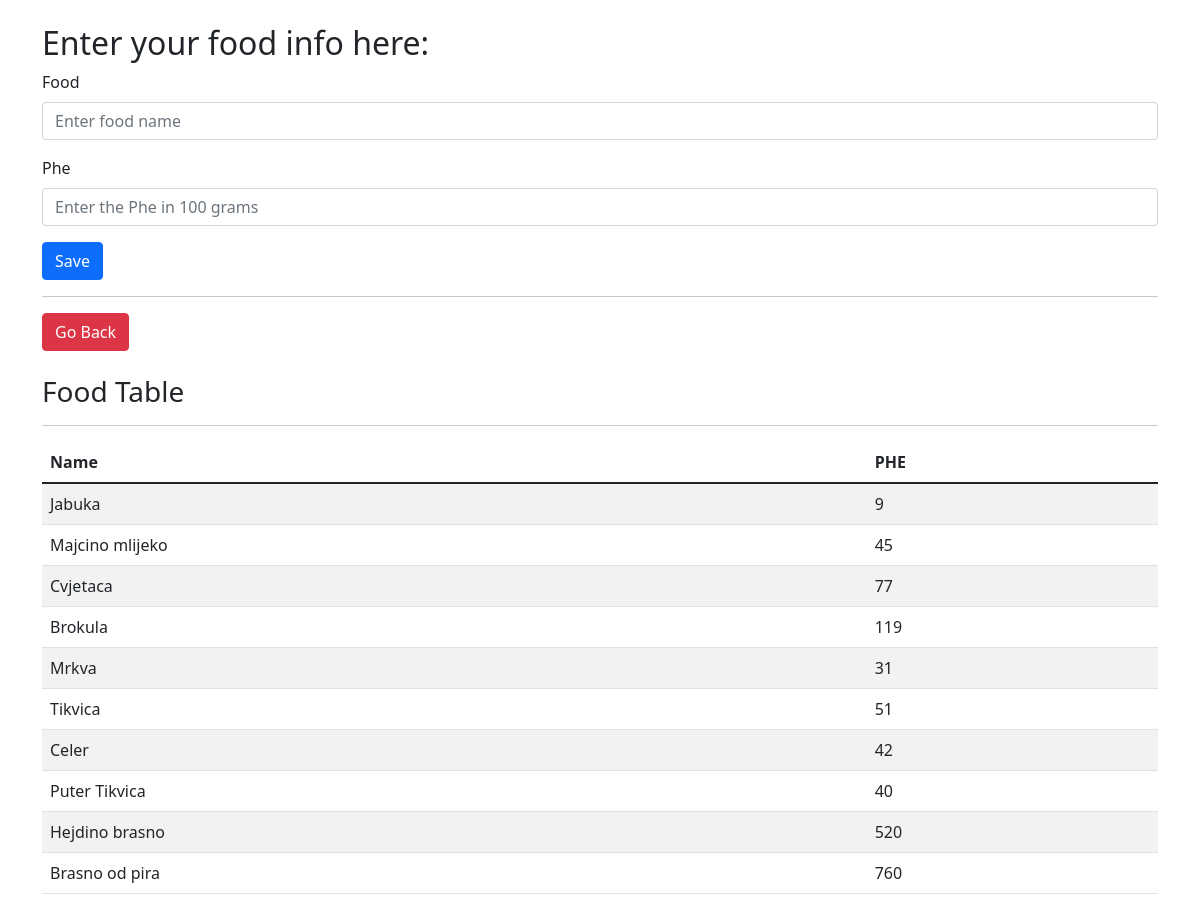
Before: /input_data with the older database file.
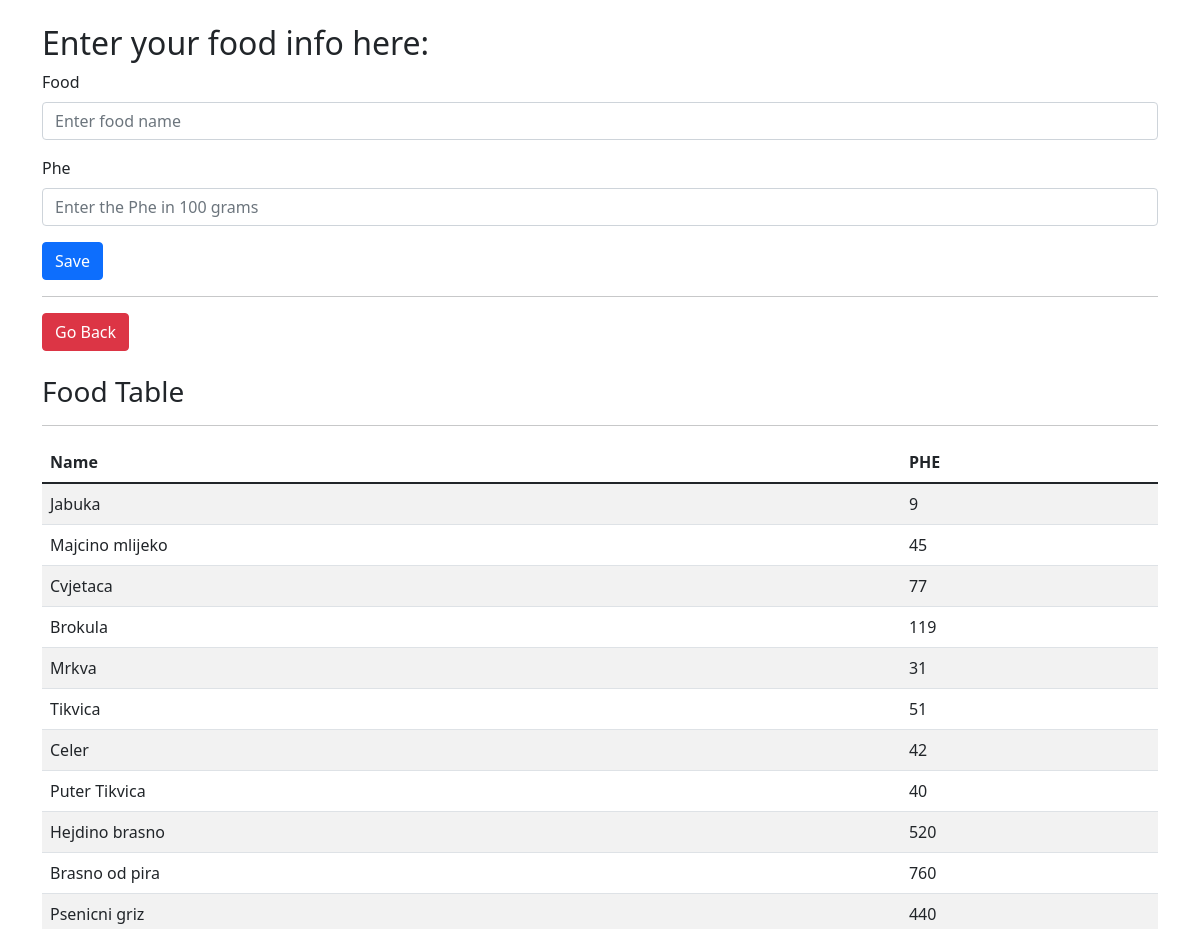
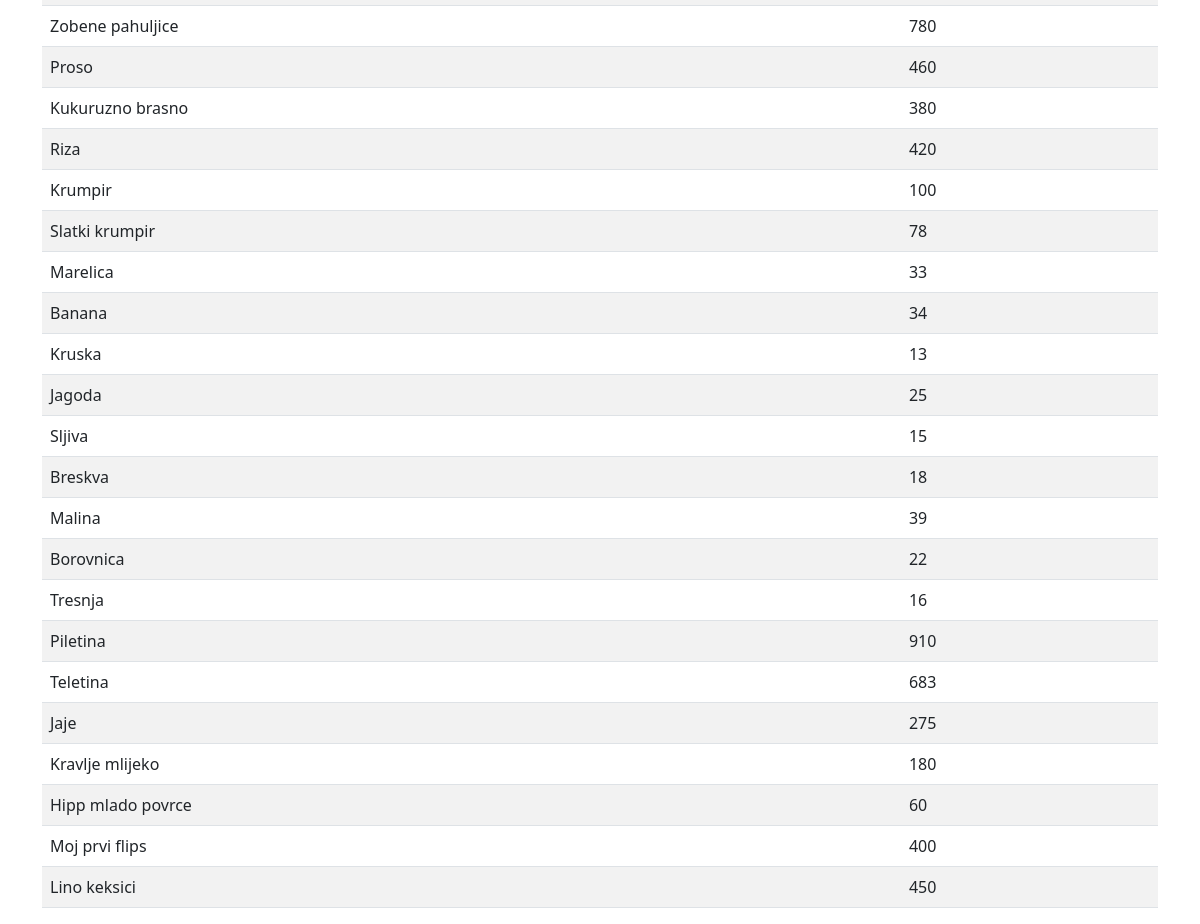
After: the same page with the newer database file (2 pictures, top to bottom).
### main.py (models this page shows)
class Food(db.Model):
    __tablename__ = "FoodDB"
    id: Mapped[int] = mapped_column(Integer, primary_key=True)
    food: Mapped[str] = mapped_column(String, unique=True, nullable=False)
    phe: Mapped[int] = mapped_column(Integer, nullable=False)

### main.py (the view, shortened to what this page needs)
@app.route("/input_data", methods=["GET", "POST"])
def data_input():
    result = db.session.execute(db.select(Food))
    foods = result.scalars().all()
    data_form = DataForm()
    return render_template('addFood.html', form=data_form, foods=foods)

### main.py
class DataForm(FlaskForm):
    food = StringField("Food", validators=[DataRequired()], render_kw={"placeholder": "Enter food name"})
    phe = FloatField("Phe", validators=[DataRequired()],render_kw={"placeholder": "Enter the Phe in 100 grams"})
    submit = SubmitField("Save")

### templates/addFood.html (shortened to what this page needs)
{% from 'bootstrap5/form.html' import render_form %}
<!doctype html>
<html lang="en">
    <head>
        <link rel="stylesheet" href="https://cdn.jsdelivr.net/npm/bootstrap@5.1.3/dist/css/bootstrap.min.css">
    </head>
    <body>
        <div class="container">
            <h2 class="mt-4">Enter your food info here:</h2>
            {{ render_form(form) }}
            <hr>
            <a href="{{ url_for('home')}}" type="button" class="btn btn-danger">Go Back</a>
            <br>
            <br>
            <H3>Food Table</H3>
            <hr>
            <table class="table table-striped table-hover">
  <thead>
    <tr>
      <th>Name</th>
      <th>PHE</th>
    </tr>
  </thead>
  <tbody id="table-body">
  {%for food in foods%}
    <tr>
        <td>{{food.food}}</td>
        <td>{{food.phe}}</td>
    </tr>
  {%endfor%}
  </tbody>
</table>
        </div>
    </body>
</html>

Changed rows visible on the page:
added Food: food "Psenicni griz", phe "440"
added Food: food "Zobene pahuljice", phe "780"
added Food: food "Proso", phe "460"
added Food: food "Kukuruzno brasno", phe "380"
added Food: food "Riza", phe "420"
added Food: food "Krumpir", phe "100"
added Food: food "Slatki krumpir", phe "78"
added Food: food "Marelica", phe "33"
added Food: food "Banana", phe "34"
added Food: food "Kruska", phe "13"
added Food: food "Jagoda", phe "25"
added Food: food "Sljiva", phe "15"
added Food: food "Breskva", phe "18"
added Food: food "Malina", phe "39"
added Food: food "Borovnica", phe "22"
added Food: food "Tresnja", phe "16"
added Food: food "Piletina", phe "910"
added Food: food "Teletina", phe "683"
added Food: food "Jaje", phe "275"
added Food: food "Kravlje mlijeko", phe "180"
added Food: food "Hipp mlado povrce", phe "60"
added Food: food "Moj prvi flips", phe "400"
added Food: food "Lino keksici", phe "450"
